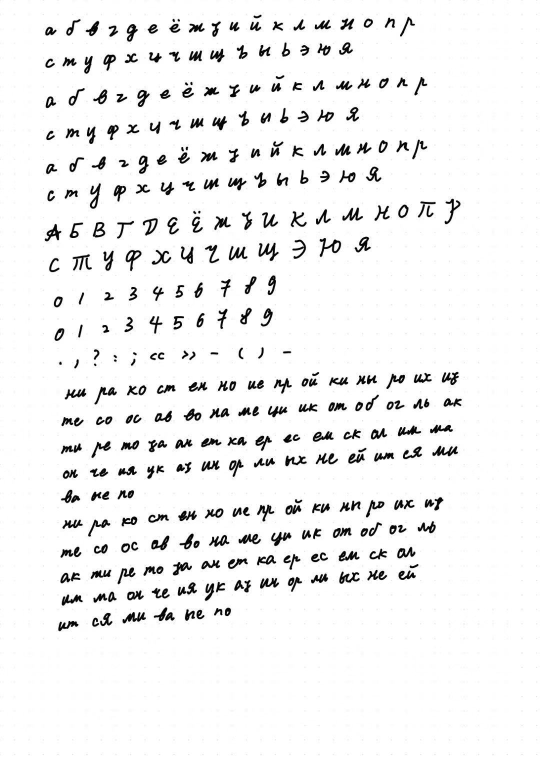
#> input picture handwriting/assets/sample.jpg, 1079 x 1527 px (shown at 1/2 size)
$ python -i natural_words.py   (imports and definitions only)
#> lines starting #> are read from the running program, lines starting #| are printed output that depends on the picture; after the words box and inside, x2 and y2 are one past the last pixel; in counts of white or black regions, pixels touching at a corner belong together
"""Cut whole words out of natural handwriting pages (screenshots of a notes app).

  python natural_words.py segment IMG...   -> assets/natural/boxes.json + numbered overlays (for labelling)
Labels go into assets/natural/words.json: {"<file>": {"<box id>": "word as written", ...}}.
build_glyphs.py then turns every labelled box into a whole-word unit.
"""
import json, sys
from pathlib import Path
import cv2
import numpy as np

NAT = Path(__file__).resolve().parent.parent / "assets" / "natural"
# app chrome on the notes-app screenshots (z*.jpg): collapse button, "..." handle, page counter, home bar.
# Paper photos (p*.jpg, cleaned by prep_photo.py) have no chrome, so it is not masked there.
CHROME = [(0, 0, 80, 55), (730, 0, 830, 30), (15, 990, 130, 1040), (540, 1045, 1000, 1080)]


def darkness(path):
    """Ink darkness 0..255 on a white-paper scale (dark pages are inverted); red ink and app chrome removed."""
#> called with path = '../assets/sample.jpg'
    im = cv2.imread(str(path))
#> im is the input picture: shape (1527, 1079, 3); min 0, max 255, mean 241.2
    g = cv2.cvtColor(im, cv2.COLOR_BGR2GRAY).astype(np.float32)
    if np.median(g) < 128:
        g = 255 - g
    b, gr, r = [c.astype(int) for c in cv2.split(im)]
    red = (r - np.maximum(gr, b)) > 50
#> red: shape (1527, 1079) bool; every value is 0
    d = 255 - g
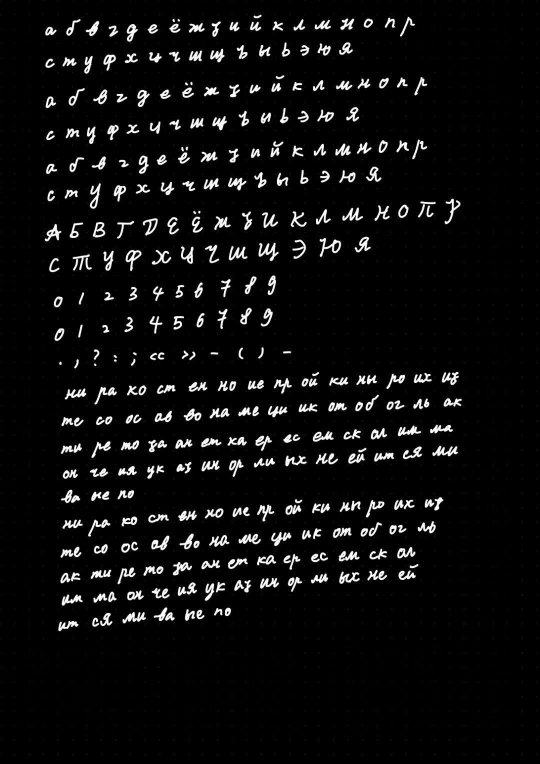
#> d: shape (1527, 1079) float32 (shown at 1/2 size); min 0, max 255, mean 13.8
    d[cv2.dilate(red.astype(np.uint8), np.ones((5, 5), np.uint8)) > 0] = 0
    H, W = d.shape
    for x0, y0, x1, y1 in ([] if Path(path).name.startswith("p") else CHROME):
        if x1 <= W and y1 <= H:
            d[y0:y1, x0:x1] = 0
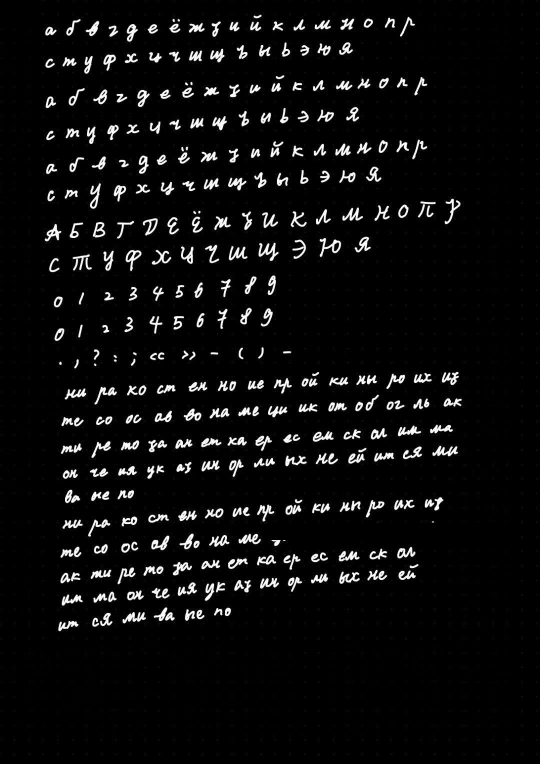
#> d: shape (1527, 1079) float32 (shown at 1/2 size); 0.52% of pixels changed, all inside (x1, y1, x2, y2) = (0, 0, 998, 1080)
    return d


def ink_alpha(d):
    return np.clip((d - 110) / 100, 0, 1)     # grid dots/lines (darkness <= ~95) -> 0, pen ink -> 1


def is_cjk(ch):
    return "一" <= ch <= "鿿"


# [65 lines left out: functions body_band, body_rows, letter_widths, char_w, shear, not called in this run]


DESC_L = set("рудзфщц")
ASC_L = set("бвф")


# [336 lines left out: functions plausible, flatten, cut_word, word_units, _profile, ink_ncc and 2 more, not called in this run]


def segment(path):
    d = darkness(path)
    core = (d > 120).astype(np.uint8)
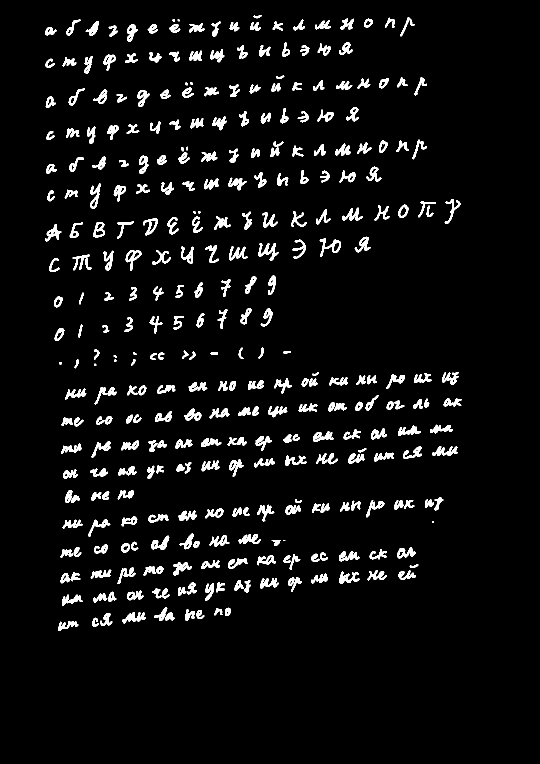
#> core: shape (1527, 1079) (shown at 1/2 size); values 0 (black) and 1 (white), 5.2% white; 343 white regions (6 under 20 px), largest, box (x1, y1, x2, y2) and area: (517, 486, 557, 522) 559, (639, 476, 682, 514) 520, (865, 892, 916, 912) 510
    n, lab, st, _ = cv2.connectedComponentsWithStats(core, 8)
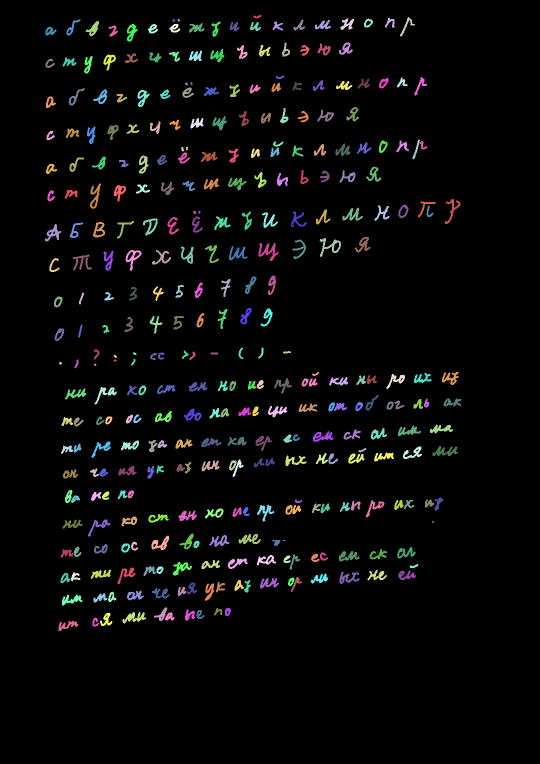
#> lab: shape (1527, 1079) int32 (shown at 1/2 size); 344 distinct labels, from 0 to 343; one colour per label, 0 black
#> n = 344; st = 344 rows, first 6: [0, 0, 1079, 1527, 1562504], [507, 30, 16, 7, 63], [770, 35, 20, 20, 178], [800, 34, 30, 39, 232], [681, 37, 27, 23, 315], [728, 37, 18, 18, 171]
    keep = np.zeros(n, bool)
    keep[1:] = st[1:, 4] >= 8
    core = keep[lab].astype(np.uint8)
    merged = cv2.dilate(core, cv2.getStructuringElement(cv2.MORPH_RECT, (15, 5)))
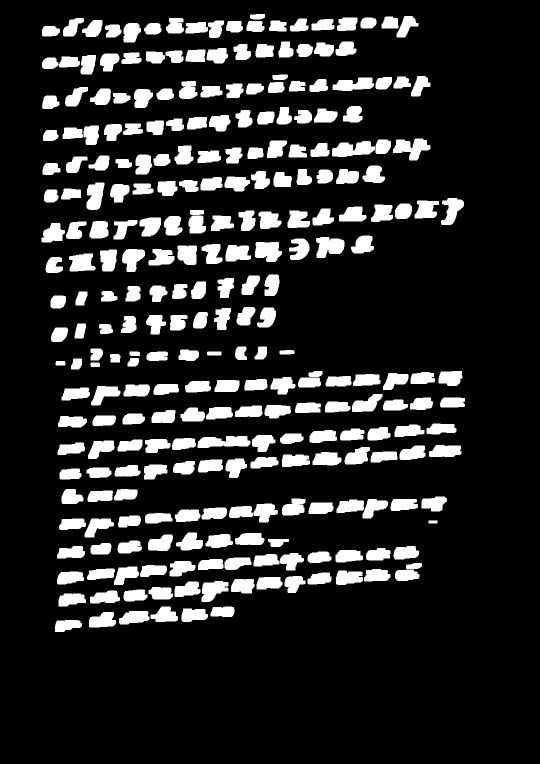
#> merged: shape (1527, 1079) (shown at 1/2 size); values 0 (black) and 1 (white), 15.9% white; 276 white regions, largest, box (x1, y1, x2, y2) and area: (395, 872, 501, 896) 1911, (664, 282, 750, 314) 1908, (786, 277, 861, 321) 1892
    m, wl, ws, _ = cv2.connectedComponentsWithStats(merged, 8)
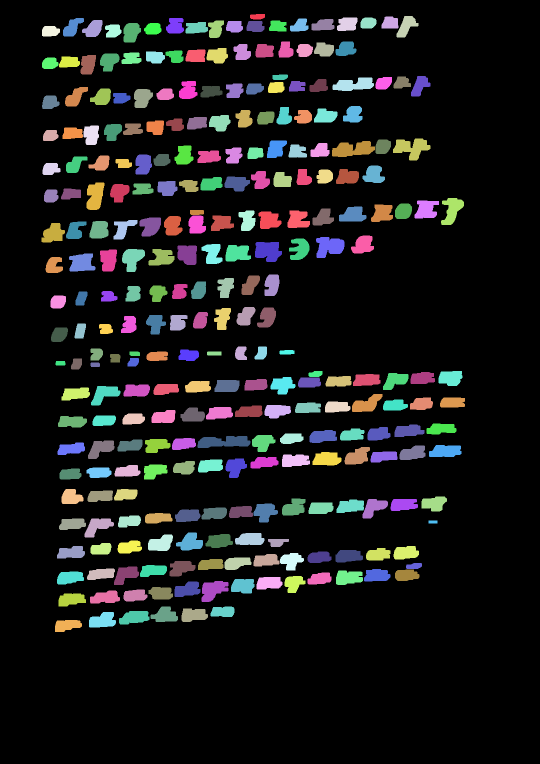
#> wl: shape (1527, 1079) int32 (shown at 1/2 size); 277 distinct labels, from 0 to 276; one colour per label, 0 black
#> m = 277; ws = 277 rows, first 6: [0, 0, 1079, 1527, 1384866], [500, 28, 30, 11, 291], [763, 33, 34, 24, 698], [793, 32, 44, 43, 1006], [674, 35, 41, 27, 944], [721, 35, 32, 22, 614]
    boxes = []
    for i in range(1, m):
        x, y, w, h, a = ws[i]
        if w < 20 or h < 10 or h > 140 or w > 900:
            continue
        boxes.append([int(x), int(y), int(w), int(h)])
#> this loop made 276 passes
#> after the loop, boxes = 270 items, first 6: [500, 28, 30, 11], [763, 33, 34, 24], [793, 32, 44, 43], [674, 35, 41, 27], [721, 35, 32, 22], [126, 36, 42, 37]
    boxes.sort(key=lambda b: (b[1] // 40, b[0]))
    return boxes


# [47 lines left out: functions overlay, chunk_sheet, not called in this run]


# [11 lines not run here, left out]

>>> result = segment('../assets/sample.jpg')
#> result = 270 items, first 6: [126, 36, 42, 37], [332, 36, 36, 31], [500, 28, 30, 11], [580, 37, 37, 26], [623, 38, 46, 23], [674, 35, 41, 27]

$ run again, on library/img/01-07096f8ef0.png
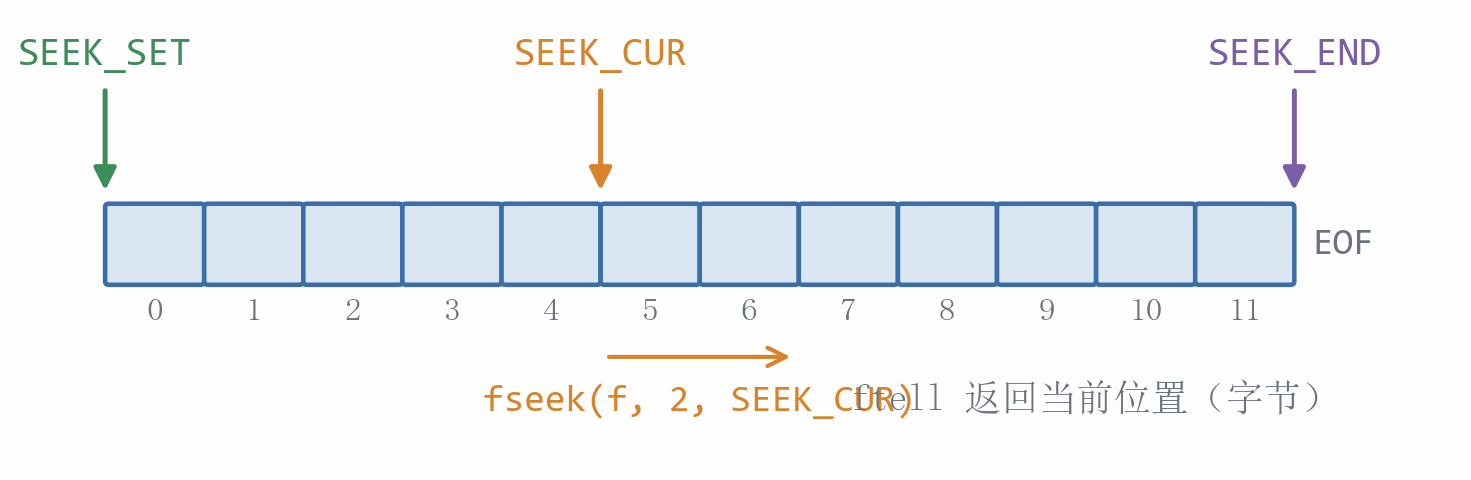
#> input picture library/img/01-07096f8ef0.png, 1471 x 480 px
#> in darkness, im is the input picture: shape (480, 1471, 3); mean B, G, R 247.6, 245.4, 243.2
#> b: shape (480, 1471) int64; 90 distinct labels, from 43 to 254
#> gr: shape (480, 1471) int64; 86 distinct labels, from 94 to 254
#> r: shape (480, 1471) int64; 101 distinct labels, from 59 to 254
#> red: shape (480, 1471) bool; 0.76% white; 32 white regions (2 under 20 px), largest, box (x1, y1, x2, y2) and area: (607, 346, 788, 368) 862, (589, 88, 612, 188) 713, (581, 39, 598, 65) 203
#> in segment, `n, lab, st, _ = cv2.connectedComponentsWithStats(core, 8)`:
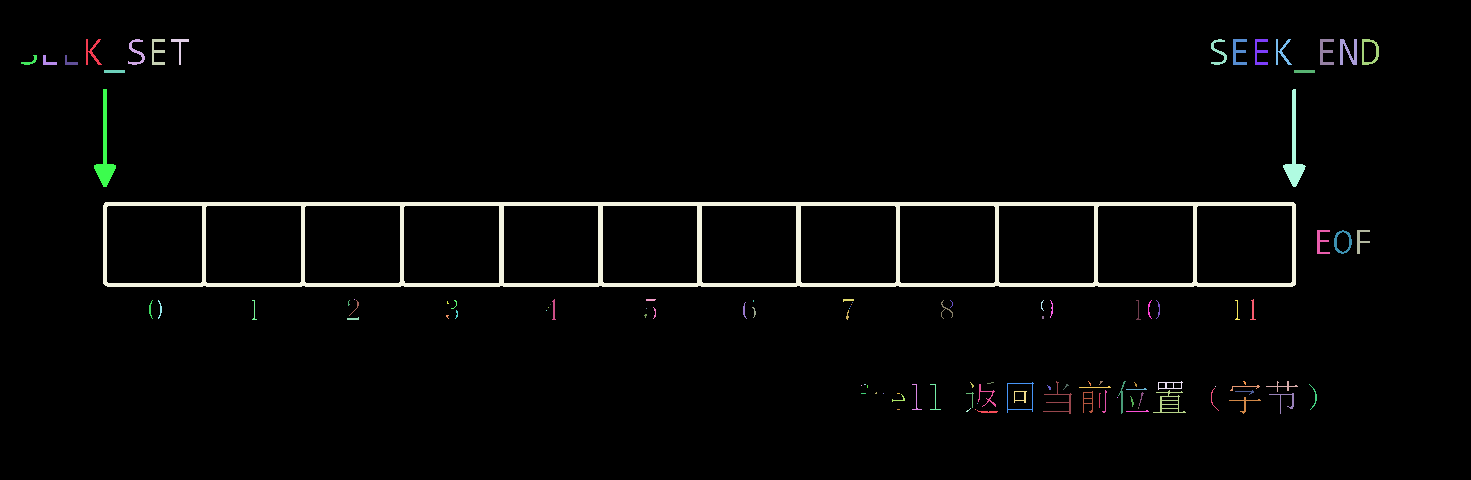
#> lab: shape (480, 1471) int32; 110 distinct labels, from 0 to 109; one colour per label, 0 black
#> n = 110; st = 110 rows, first 6: [0, 0, 1471, 480, 686480], [86, 39, 16, 26, 138], [128, 39, 17, 26, 145], [152, 39, 13, 26, 151], [171, 39, 18, 26, 100], [1211, 39, 16, 26, 141]
#> merged: shape (480, 1471); values 0 (black) and 1 (white), 9.7% white; 28 white regions, largest, box (x1, y1, x2, y2) and area: (96, 200, 1303, 289) 36696, (959, 379, 1193, 416) 7056, (1204, 37, 1299, 67) 2562
#> in segment, `m, wl, ws, _ = cv2.connectedComponentsWithStats(merged, 8)`:
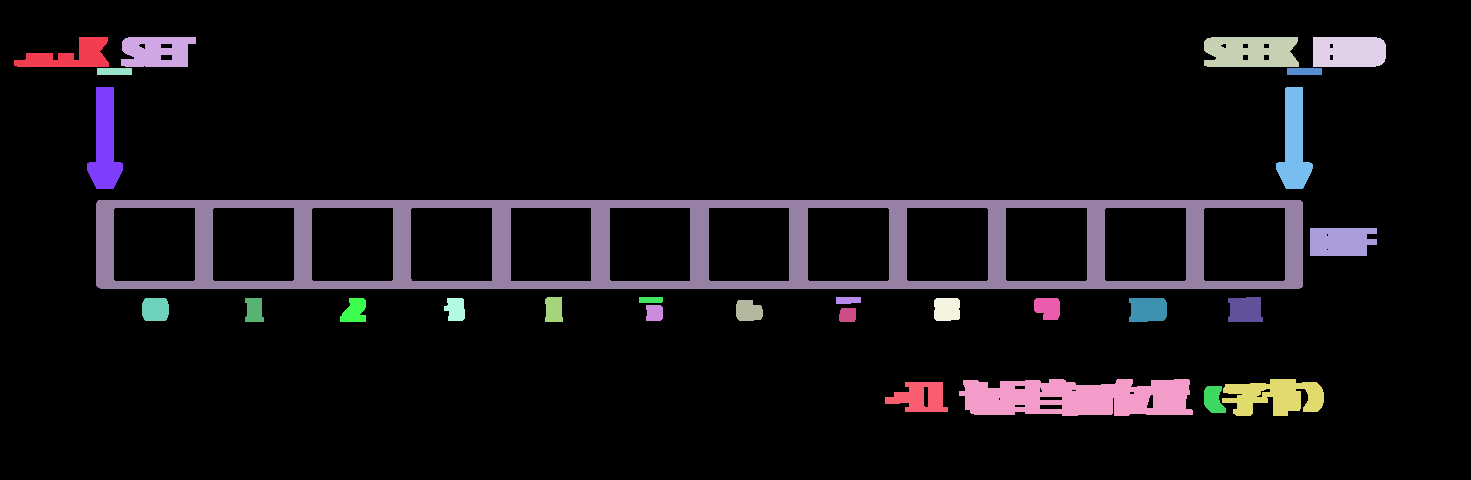
#> wl: shape (480, 1471) int32; 29 distinct labels, from 0 to 28; one colour per label, 0 black
#> m = 29; ws = 29 rows, first 6: [0, 0, 1471, 480, 637290], [14, 37, 95, 30, 1552], [121, 37, 75, 30, 1855], [1204, 37, 95, 30, 2562], [1313, 37, 73, 30, 2111], [97, 68, 35, 7, 245]
#> the loop in segment, `for i in range(1, m):` made 28 passes
#> (x, y, w, h, a) on passes 1 to 8: (14, 37, 95, 30, 1552), (121, 37, 75, 30, 1855), (1204, 37, 95, 30, 2562), (1313, 37, 73, 30, 2111), (97, 68, 35, 7, 245), (1287, 68, 35, 7, 245), (87, 87, 36, 102, 2138), (1276, 87, 37, 102, 2141)
#> after the loop in segment, `for i in range(1, m):`: boxes = 19 items, first 6: [14, 37, 95, 30], [121, 37, 75, 30], [1204, 37, 95, 30], [1313, 37, 73, 30], [87, 87, 36, 102], [1276, 87, 37, 102]
#> result has the same summary as boxes in segment
